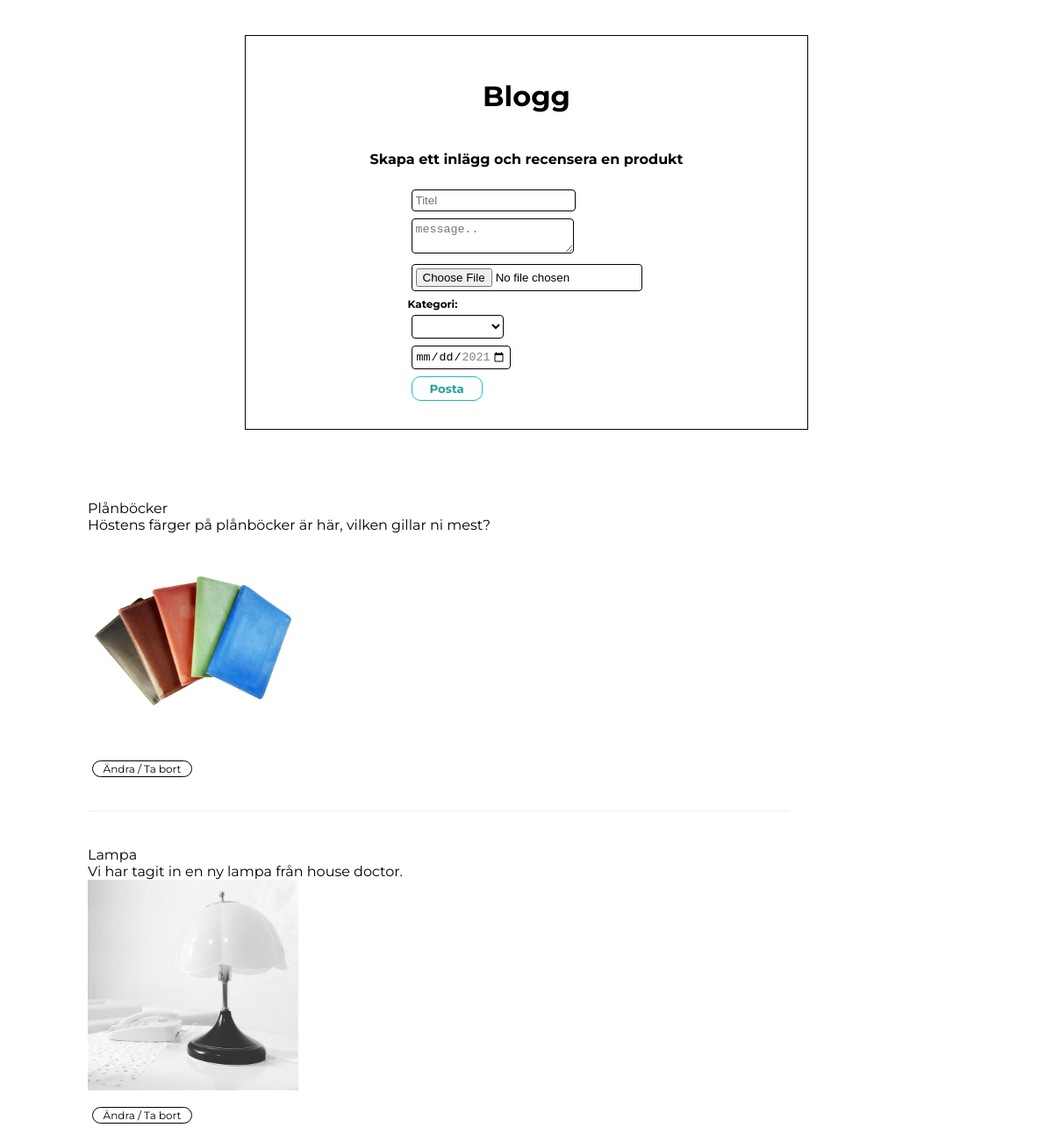
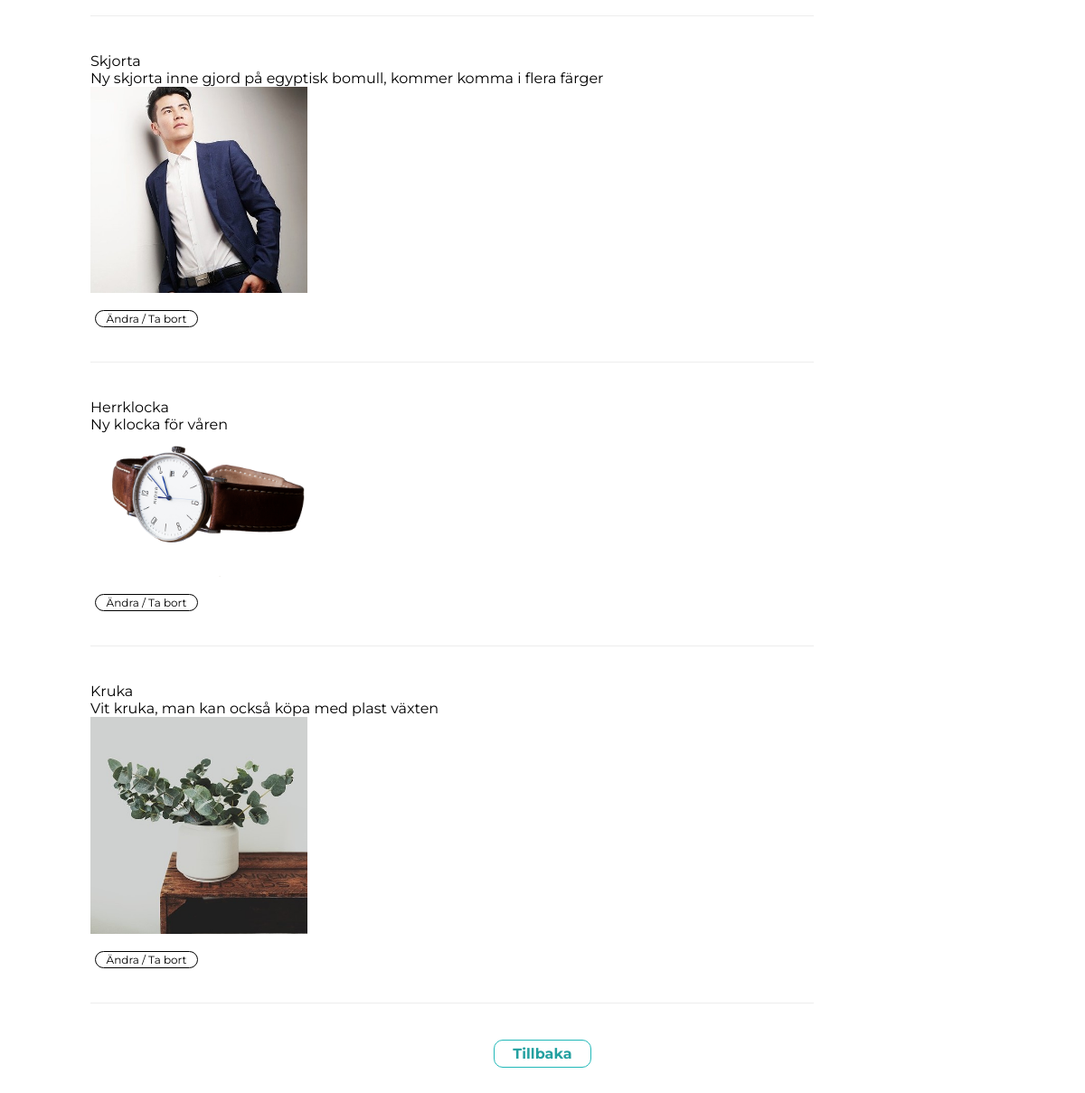
/views/post.php, run on an earlier commit of the app's database (2 pictures, top to bottom).
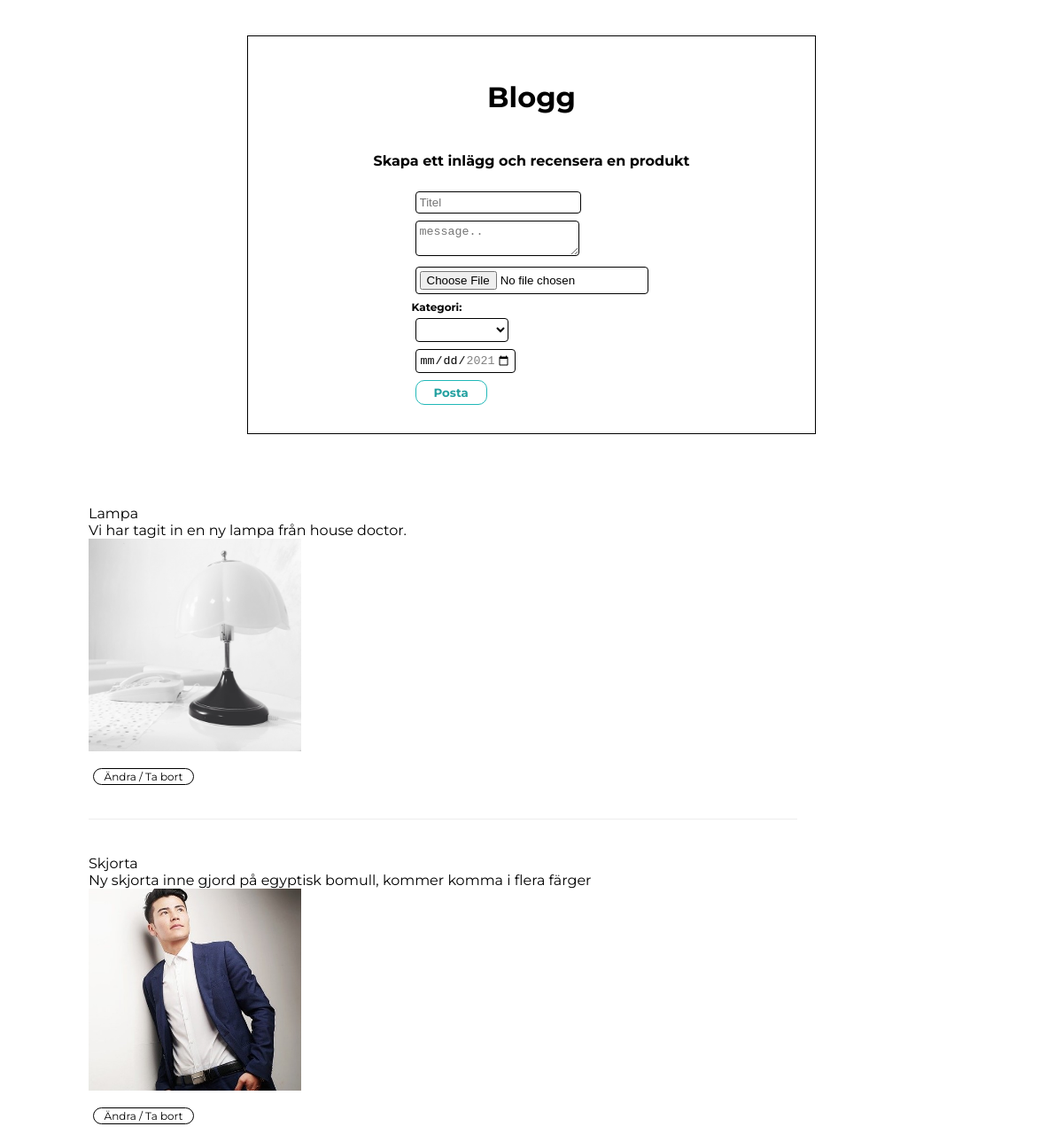
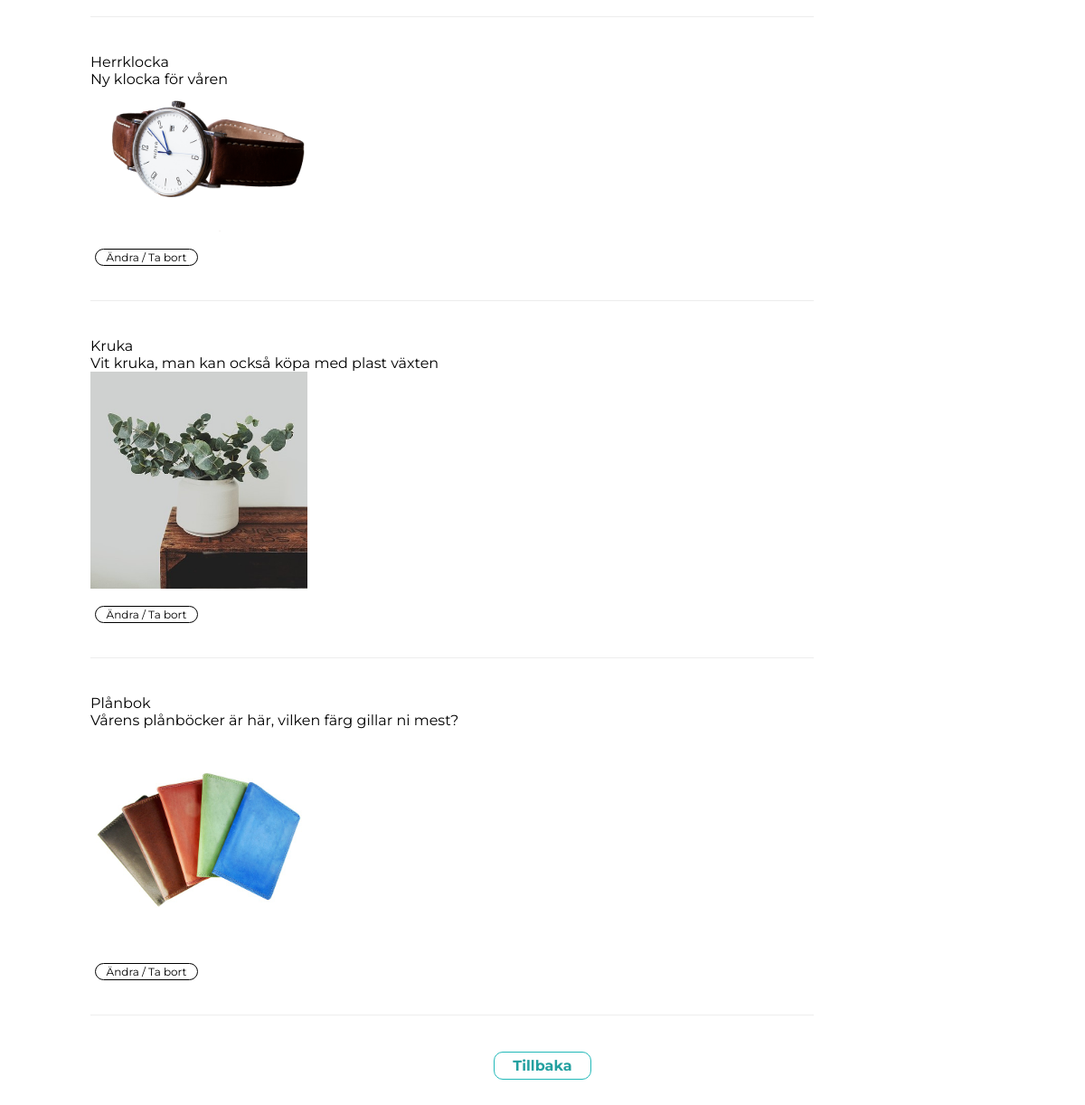
And on a later commit of the database (2 pictures, top to bottom).
### tables this page shows
CREATE TABLE `posts` (
  `id` int(11) NOT NULL,
  `title` varchar(40) NOT NULL,
  `message` text NOT NULL,
  `image` text DEFAULT NULL,
  `category` varchar(15) NOT NULL,
  `date` date NOT NULL
);

### views/post.php (the view, shortened to what this page needs)
<?php
    include("../includes/database_connection.php");
?>
<!DOCTYPE html>
<html lang="en">
<head>
    <link href="../css/post.css" rel="stylesheet" type="text/css">
</head>
<body>
    <header>
    <div class="blogg">
        <h1>Blogg</h1>
        <h4>Skapa ett inlägg och recensera en produkt</h4>
<?php
    $stmt = $pdo->query("SELECT * FROM posts");
?>
        <form method="post" action="handlePosts.php" enctype="multipart/form-data">
            <input type="text" placeholder="Titel" name="title" required> <br>
            <textarea placeholder="message.." name="message" required></textarea> <br>
            <input type="file" placeholder="Ladda upp en bild" name="image" required> </br>
            <span>Kategori:</span> <br>
            <select name="category" id="category">
            <option value="blank"></option>
            <option value="Clothing">Kläder</option>
            </select> <br>
            <input type="date" id="date" name="date" value=" "
                min="2021-01-01" max="2021-12-31"> <br>
            <input class="button" type="submit" value="Posta">
        </form>
    </div>
</header>
    <?php
     while($row = $stmt->fetch()){
        echo "<div class='field'>";
        echo $row['title'] . "<br />" . $row['message'] . '<img class="image" src="'. $row['image'] . '" /> <br/> ' . "<a class='comment' href=\"editPosts.php?id=". $row['id'] . "\">"  ."Ändra / Ta bort". "</a>" . "<br />";
        echo "</div>";
    }
    ?>
    <footer>
        <a class="button" href="homepage.php">Tillbaka</a>
    </footer>
</body>
</html>

### css/post.css (style rules this page uses)
body { font-family: 'Montserrat', sans-serif; margin: 40px; }
header { display: flex; flex-direction: column; justify-content: center; align-items: center; margin-bottom: 5rem; }
.blogg { display: flex; flex-direction: column; justify-content: center; align-items: center; border: solid 1px black; width: 40rem; height: 28rem; }
input, textarea, select { background-color: white; color: black; margin: 4px; padding: 4px; border-radius: 4px; border: solid 1px black; }
span { font-size: 12px; font-weight: bolder; }
.image { max-width: 15rem; max-height: 15rem; }
footer { display: flex; justify-content: center; align-items: center; margin: 20px; margin-top: 60px; }
.button { font-family: 'Montserrat', sans-serif; background-color: white; padding: 5px 20px; border-radius: 10px; border: solid 1.5px rgb(32, 184, 184); color: rgb(35, 160, 160); text-decoration: none; font-weight: bolder; }
.comment { font-size: 12px; background-color: white; padding: 1px 6px; border-radius: 10px; border: solid 1.5px black; color: black; text-decoration: none; margin-left: 5px; max-width: 100px; text-align: center; }
.field { margin: 60px; display: flex; flex-direction: column; position: relative; }
.field::after { content: ""; background: rgba(128, 128, 128, 0.144); height: 1px; width: 80%; position: absolute; bottom: -20px; left: 0px; display: block; }

What changed in the data, as far as the page shows it:
removed posts: title "Plånböcker", message "Höstens färger på plånböcker är här, vilken gillar ni mest?", image (picture)
added posts: title "Plånbok", message "Vårens plånböcker är här, vilken färg gillar ni mest?", image (picture)
